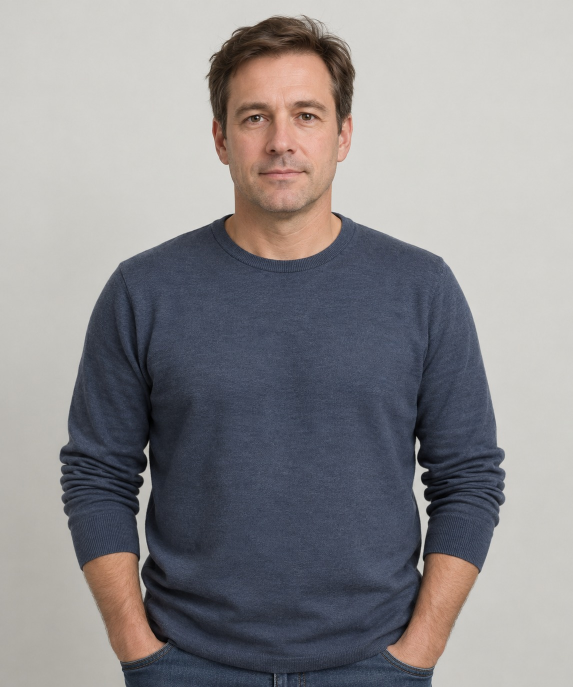
#> input picture frontend/src/images/WhatsApp Image 2026-10-29 at 02.51.07 (1).jpeg, 1145 x 1374 px (shown at 1/2 size)
$ python -i procedural_renderer.py   (imports and definitions only)
#> lines starting #> are read from the running program, lines starting #| are printed output that depends on the picture
"""Offline procedural facial-composite renderer.

One geometry model, two outputs:
  * SVG  – crisp, fast; used for the live editor preview
  * PNG  – Pillow, 3x supersampled then downscaled; used for saving and export

Both outputs are produced from the same primitive list, so the saved PNG always
matches what the operator saw. Rendering is deterministic: the same profile
always produces the same image (textures use a seed derived from the profile).

Honesty rules: unknown traits are drawn with a neutral default and reported in
``notes``; traits the monochrome renderer cannot show (eye colour, skin tone)
are reported as "recorded only". Hair that was never described is drawn as a
dashed "unspecified" outline instead of an invented hairstyle.
"""

from __future__ import annotations

import hashlib
import io
import json
import math
import random
from dataclasses import dataclass, field
from typing import Optional

from PIL import Image, ImageChops, ImageDraw, ImageFont

from ..catalog import TRAIT_BY_KEY, option_label
from ..schemas import Mark, Profile

W, H = 600, 750           # logical canvas
CX = W / 2
OUT_SCALE = 1.5           # PNG output = 900 x 1125
SUPERSAMPLE = 3           # internal oversampling for anti-aliasing

PAPER = "#f2f0ea"
SKIN = "#fbfaf6"
INK = "#262626"
SOFT = "#6b6b6b"
SHIRT = "#e4e1da"

HAIR_TONES = {
    "black": "#1b1b1b", "dark": "#2a2a2a", "brown": "#46423e", "red": "#56504b",
    "blonde": "#a09a90", "light": "#a09a90", "gray": "#9b9b9b", "white": "#cdcbc6",
}
DEFAULT_HAIR_TONE = "#4d4d4d"

Point = tuple[float, float]


# ---------------------------------------------------------------------------
# Geometry helpers
# ---------------------------------------------------------------------------
# [34 lines left out: functions catmull_rom, bezier_point, sample_segments, not called in this run]


def mirror(points: list[Point]) -> list[Point]:
    return [(2 * CX - x, y) for x, y in points]


# [10 lines left out: function point_in_poly, not called in this run]


def hex_rgba(color: str, alpha: float = 1.0) -> tuple[int, int, int, int]:
    c = color.lstrip("#")
    return (int(c[0:2], 16), int(c[2:4], 16), int(c[4:6], 16), max(0, min(255, round(alpha * 255))))


# ---------------------------------------------------------------------------
# Primitives
# ---------------------------------------------------------------------------
@dataclass
class Prim:
    kind: str                         # path | ellipse | rect | text | clip
    pts: list[Point] = field(default_factory=list)        # polyline/polygon points (pre-sampled)
    segs: list = field(default_factory=list)              # bezier segments (for crisp SVG)
    closed: bool = False
    fill: Optional[str] = None
    stroke: Optional[str] = None
    width: float = 1.0
    alpha: float = 1.0
    dash: Optional[tuple[float, float]] = None
    cx: float = 0.0
    cy: float = 0.0
    rx: float = 0.0
    ry: float = 0.0
    text: str = ""
    size: float = 11.0
    anchor: str = "start"
    children: list["Prim"] = field(default_factory=list)  # for clip groups
    clip: list[Point] = field(default_factory=list)


class Scene:
    def __init__(self):
        self.prims: list[Prim] = []

    # [15 lines left out: functions smooth, bezier, poly, not called in this run]

    def line(self, a: Point, b: Point, **style) -> Prim:
        return self.poly([a, b], closed=False, **style)

    # [15 lines left out: functions ellipse, text, clip_group, not called in this run]


# ---------------------------------------------------------------------------
# Output: SVG
# ---------------------------------------------------------------------------
def _f(v: float) -> str:
    return f"{v:.1f}".rstrip("0").rstrip(".")


# [82 lines left out: functions _svg_path_d, _svg_style, _svg_prims, to_svg, _dash_polyline, not called in this run]


_FONT_CACHE: dict[int, ImageFont.ImageFont] = {}


# [91 lines left out: functions _font, _composite, _draw_prims, not called in this run]


def to_png(scene: Scene) -> bytes:
    k = SUPERSAMPLE * OUT_SCALE
    big = Image.new("RGBA", (round(W * k), round(H * k)), hex_rgba(PAPER))
    _draw_prims(big, scene.prims, k)
    out = big.convert("RGB").resize((round(W * OUT_SCALE), round(H * OUT_SCALE)), Image.LANCZOS)
    buf = io.BytesIO()
    out.save(buf, format="PNG", optimize=True)
    return buf.getvalue()


# ---------------------------------------------------------------------------
# Parameter resolution (profile -> drawing parameters + honest notes)
# ---------------------------------------------------------------------------
NEUTRAL = {
    "face_shape": "oval", "jawline": "average", "chin": "rounded", "eye_shape": "almond",
    "eye_spacing": "average", "eyebrow_thickness": "medium", "eyebrow_shape": "straight",
    "nose_shape": "straight", "mouth_shape": None, "ears": "average", "hairline": "normal",
    "hair_style": "straight", "hair_length": "short",
}


@dataclass
class RenderResult:
    svg: str
    scene: Scene
    notes: list[dict]
    seed: int

    _png: Optional[bytes] = None

    # [5 lines left out: function png, not called in this run]


# [20 lines that did not run here, left out]


# [3 lines that did not run here, left out]


# ---------------------------------------------------------------------------
# The composite
# ---------------------------------------------------------------------------
# [391 lines that did not run here, left out]


def _dedupe(notes: list[dict]) -> list[dict]:
    seen, out = set(), []
    for n in notes:
        k = (n["trait"], n["message"])
        if k not in seen:
            seen.add(k)
            out.append(n)
    return out


# [136 lines that did not run here, left out]


# [48 lines that did not run here, left out]

>>> import cv2
>>> picture = cv2.imread('../../../frontend/src/images/WhatsApp Image 2026-10-29 at 02.51.07 (1).jpeg', cv2.IMREAD_GRAYSCALE)
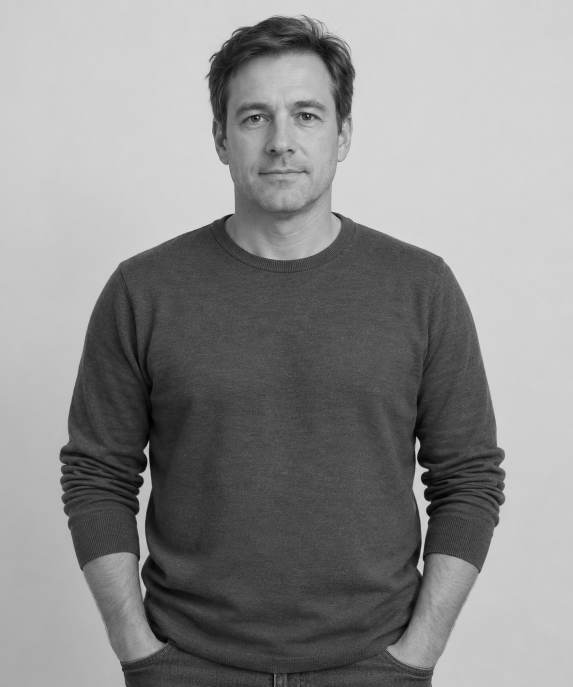
#> picture: shape (1374, 1145) (shown at 1/2 size); min 0, max 233, mean 140.3
>>> result = to_png(picture)
#> in to_png, `big = Image.new("RGBA", (round(W * k), round(H * k)), hex_rgba(PAPER))`:
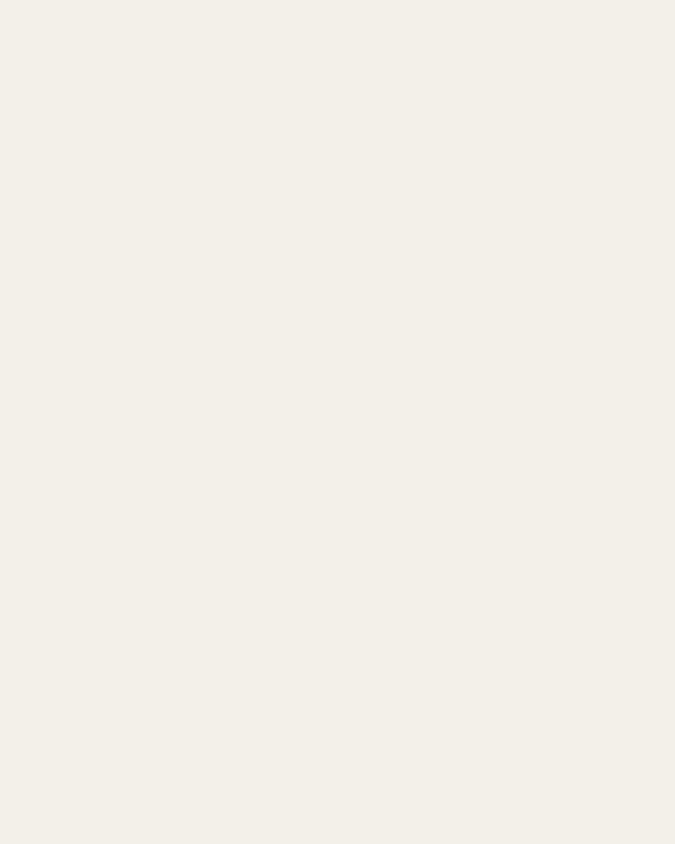
#> big: PIL image 2700x3375 RGBA (shown at 1/4 size); mean R, G, B, A 242, 240, 234, 255
#> (the run stopped early here; a loop or call above may not have finished)
